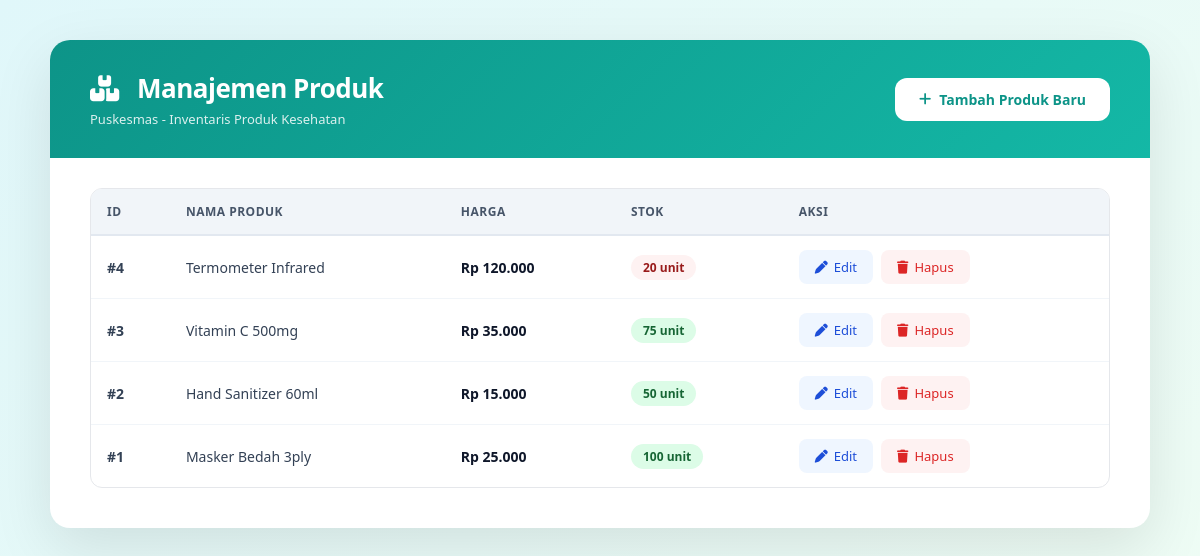
The page / on the database its author committed.
### tables this page shows
CREATE TABLE `produk` (
  `produk_id` int(11) NOT NULL,
  `nama_produk` varchar(100) NOT NULL,
  `harga` decimal(10,2) NOT NULL,
  `stok` int(11) NOT NULL DEFAULT 0
);

### config/produk.php (called while the page is built, shortened)
<?php
function getAllProduk($conn) {
    $result = $conn->query("SELECT * FROM produk ORDER BY produk_id DESC");
    return $result->fetch_all(MYSQLI_ASSOC);
}

### index.php (the view, shortened to what this page needs)
<?php
include 'koneksi.php';
include 'config/produk.php';
$produkList = getAllProduk($conn);
?>
<!DOCTYPE html>
<html lang="id">
<head>
    <link rel="stylesheet" href="https://cdnjs.cloudflare.com/ajax/libs/font-awesome/6.5.0/css/all.min.css">
</head>
<body>
    <div class="container">
        <div class="header">
            <div>
                <h1><i class="fas fa-boxes"></i> Manajemen Produk</h1>
                <div class="sub">Puskesmas - Inventaris Produk Kesehatan</div>
            </div>
            <a href="tambah.php" class="btn-tambah">
                <i class="fas fa-plus"></i> Tambah Produk Baru
            </a>
        </div>
        <div class="content">
            <div class="table-wrapper">
                <table>
                    <thead>
                        <tr>
                            <th>ID</th>
                            <th>Nama Produk</th>
                            <th>Harga</th>
                            <th>Stok</th>
                            <th>Aksi</th>
                        </tr>
                    </thead>
                    <tbody>
                        <?php if (empty($produkList)): ?>
                            <tr>
                                <td colspan="5">
                                    <div class="empty-state">
                                        <i class="fas fa-box-open"></i>
                                        <p>Belum ada produk tersedia.</p>
                                    </div>
                                </td>
                            </tr>
                        <?php else: ?>
                            <?php foreach ($produkList as $produk): ?>
                            <tr>
                                <td><strong>#<?= $produk['produk_id'] ?></strong></td>
                                <td><?= htmlspecialchars($produk['nama_produk']) ?></td>
                                <td><span class="harga-text">Rp <?= number_format($produk['harga'], 0, ',', '.') ?></span></td>
                                <td>
                                    <span class="badge <?= $produk['stok'] > 20 ? 'badge-stok' : 'badge-stok-low' ?>">
                                        <?= $produk['stok'] ?> unit
                                    </span>
                                </td>
                                <td>
                                    <div class="aksi">
                                        <a href="edit.php?id=<?= $produk['produk_id'] ?>" class="btn btn-edit">
                                            <i class="fas fa-pen"></i> Edit
                                        </a>
                                        <a href="hapus.php?id=<?= $produk['produk_id'] ?>" class="btn btn-hapus" onclick="return confirm('Yakin ingin menghapus produk ini?')">
                                            <i class="fas fa-trash"></i> Hapus
                                        </a>
                                    </div>
                                </td>
                            </tr>
                            <?php endforeach; ?>
                        <?php endif; ?>
                    </tbody>
                </table>
            </div>
        </div>
    </div>
</body>
</html>

### index.php (style rules this page uses)
* { margin: 0; padding: 0; box-sizing: border-box; }
body { font-family: 'Segoe UI', Tahoma, Geneva, Verdana, sans-serif; background: linear-gradient(135deg, #e0f7fa 0%, #f0fdf4 100%); min-height: 100vh; padding: 40px 20px; }
.container { max-width: 1100px; margin: 0 auto; background: white; border-radius: 20px; box-shadow: 0 20px 60px rgba(0, 0, 0, 0.1); overflow: hidden; }
.header { background: linear-gradient(135deg, #0d9488, #14b8a6); padding: 30px 40px; color: white; display: flex; justify-content: space-between; align-items: center; }
.header h1 { font-size: 26px; font-weight: 700; letter-spacing: -0.5px; }
.header h1 i { margin-right: 12px; }
.header .sub { font-size: 13px; opacity: 0.85; margin-top: 4px; }
.btn-tambah { background: white; color: #0d9488; padding: 12px 24px; border-radius: 12px; text-decoration: none; font-weight: 600; font-size: 14px; transition: all 0.3s; display: inline-flex; align-items: center; gap: 8px; }
.content { padding: 30px 40px 40px; }
.table-wrapper { overflow-x: auto; border-radius: 12px; border: 1px solid #e5e7eb; }
table { width: 100%; border-collapse: collapse; font-size: 14px; }
thead { background: #f1f5f9; }
thead th { padding: 14px 16px; text-align: left; font-weight: 600; color: #475569; text-transform: uppercase; font-size: 12px; letter-spacing: 0.5px; border-bottom: 2px solid #e2e8f0; }
tbody td { padding: 14px 16px; border-bottom: 1px solid #f1f5f9; color: #334155; }
tbody tr:last-child td { border-bottom: none; }
.badge { display: inline-block; padding: 4px 12px; border-radius: 20px; font-size: 12px; font-weight: 600; }
.badge-stok { background: #dcfce7; color: #166534; }
.badge-stok-low { background: #fef2f2; color: #991b1b; }
.harga-text { font-weight: 600; color: #0f172a; }
.aksi { display: flex; gap: 8px; }
.btn { padding: 8px 16px; border-radius: 8px; border: none; font-size: 13px; font-weight: 500; cursor: pointer; text-decoration: none; display: inline-flex; align-items: center; gap: 6px; transition: all 0.2s; }
.btn-edit { background: #eff6ff; color: #1d4ed8; }
.btn-hapus { background: #fef2f2; color: #dc2626; }

### rows shown on the page
produk: produk_id "4", nama_produk "Termometer Infrared", harga "120.000", stok "20"
produk: produk_id "3", nama_produk "Vitamin C 500mg", harga "35.000", stok "75"
produk: produk_id "2", nama_produk "Hand Sanitizer 60ml", harga "15.000", stok "50"
produk: produk_id "1", nama_produk "Masker Bedah 3ply", harga "25.000", stok "100"
